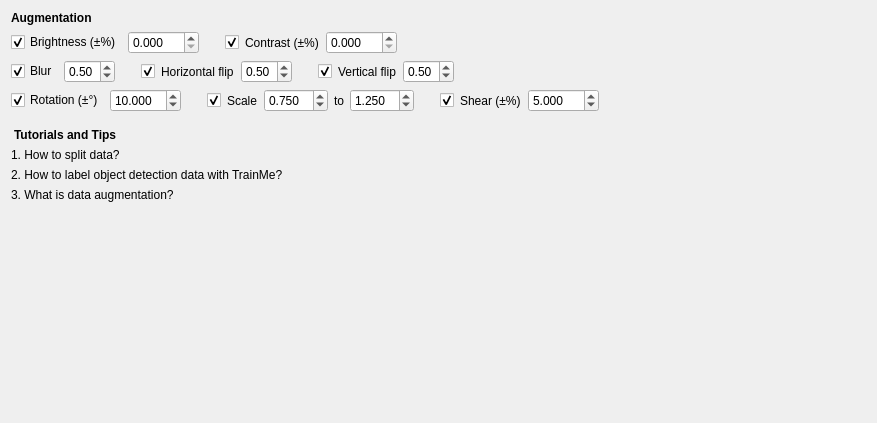
<?xml version="1.0" encoding="UTF-8"?>
<ui version="4.0">
 <class>data_preparation_form</class>
 <widget class="QWidget" name="data_preparation_form">
  <property name="geometry">
   <rect>
    <x>0</x>
    <y>0</y>
    <width>877</width>
    <height>423</height>
   </rect>
  </property>
  <property name="windowTitle">
   <string>Form</string>
  </property>
  <layout class="QVBoxLayout" name="configuration_layout">
   <item>
    <layout class="QHBoxLayout" name="data_source_layout"/>
   </item>
   <item>
    <widget class="QLabel" name="augmentation_title">
     <property name="styleSheet">
      <string notr="true">font-weight:bold</string>
     </property>
     <property name="text">
      <string>Augmentation</string>
     </property>
    </widget>
   </item>
   <item>
    <layout class="QHBoxLayout" name="augmentation_line_1">
     <item>
      <widget class="QCheckBox" name="brightness_checkbox">
       <property name="text">
        <string>Brightness (±%)</string>
       </property>
       <property name="checked">
        <bool>true</bool>
       </property>
      </widget>
     </item>
     <item>
      <widget class="QDoubleSpinBox" name="random_brightness_ratio">
       <property name="decimals">
        <number>3</number>
       </property>
       <property name="minimum">
        <double>0.000000000000000</double>
       </property>
       <property name="maximum">
        <double>100.000000000000000</double>
       </property>
       <property name="singleStep">
        <double>0.001000000000000</double>
       </property>
       <property name="value">
        <double>0.000000000000000</double>
       </property>
      </widget>
     </item>
     <item>
      <widget class="QCheckBox" name="contrast_checkbox">
       <property name="styleSheet">
        <string notr="true">margin-left: 20</string>
       </property>
       <property name="text">
        <string>Contrast (±%)</string>
       </property>
       <property name="checked">
        <bool>true</bool>
       </property>
      </widget>
     </item>
     <item>
      <widget class="QDoubleSpinBox" name="random_contrast_ratio">
       <property name="decimals">
        <number>3</number>
       </property>
       <property name="minimum">
        <double>0.000000000000000</double>
       </property>
       <property name="maximum">
        <double>100.000000000000000</double>
       </property>
       <property name="singleStep">
        <double>0.001000000000000</double>
       </property>
       <property name="value">
        <double>0.000000000000000</double>
       </property>
      </widget>
     </item>
     <item>
      <spacer name="augmentation_line_1_spacer">
       <property name="orientation">
        <enum>Qt::Horizontal</enum>
       </property>
       <property name="sizeHint" stdset="0">
        <size>
         <width>40</width>
         <height>20</height>
        </size>
       </property>
      </spacer>
     </item>
    </layout>
   </item>
   <item>
    <layout class="QHBoxLayout" name="augmentation_line_2">
     <item>
      <widget class="QCheckBox" name="blur_checkbox">
       <property name="text">
        <string>Blur</string>
       </property>
       <property name="checked">
        <bool>true</bool>
       </property>
      </widget>
     </item>
     <item>
      <widget class="QDoubleSpinBox" name="blur_ratio">
       <property name="maximum">
        <double>1.000000000000000</double>
       </property>
       <property name="singleStep">
        <double>0.010000000000000</double>
       </property>
       <property name="value">
        <double>0.500000000000000</double>
       </property>
      </widget>
     </item>
     <item>
      <widget class="QCheckBox" name="hflip_checkbox">
       <property name="styleSheet">
        <string notr="true">margin-left: 20</string>
       </property>
       <property name="text">
        <string>Horizontal flip</string>
       </property>
       <property name="checked">
        <bool>true</bool>
       </property>
      </widget>
     </item>
     <item>
      <widget class="QDoubleSpinBox" name="hflip_ratio">
       <property name="maximum">
        <double>1.000000000000000</double>
       </property>
       <property name="singleStep">
        <double>0.010000000000000</double>
       </property>
       <property name="value">
        <double>0.500000000000000</double>
       </property>
      </widget>
     </item>
     <item>
      <widget class="QCheckBox" name="vflip_checkbox">
       <property name="styleSheet">
        <string notr="true">margin-left: 20</string>
       </property>
       <property name="text">
        <string>Vertical flip</string>
       </property>
       <property name="checked">
        <bool>true</bool>
       </property>
      </widget>
     </item>
     <item>
      <widget class="QDoubleSpinBox" name="vflip_ratio">
       <property name="maximum">
        <double>1.000000000000000</double>
       </property>
       <property name="singleStep">
        <double>0.010000000000000</double>
       </property>
       <property name="value">
        <double>0.500000000000000</double>
       </property>
      </widget>
     </item>
     <item>
      <spacer name="augmentation_line_2_spacer">
       <property name="orientation">
        <enum>Qt::Horizontal</enum>
       </property>
       <property name="sizeHint" stdset="0">
        <size>
         <width>40</width>
         <height>20</height>
        </size>
       </property>
      </spacer>
     </item>
    </layout>
   </item>
   <item>
    <layout class="QHBoxLayout" name="augmentation_line_3">
     <item>
      <widget class="QCheckBox" name="rotation_checkbox">
       <property name="text">
        <string>Rotation (±°)</string>
       </property>
       <property name="checked">
        <bool>true</bool>
       </property>
      </widget>
     </item>
     <item>
      <widget class="QDoubleSpinBox" name="random_rotation_degrees">
       <property name="decimals">
        <number>3</number>
       </property>
       <property name="maximum">
        <double>180.000000000000000</double>
       </property>
       <property name="singleStep">
        <double>0.010000000000000</double>
       </property>
       <property name="value">
        <double>10.000000000000000</double>
       </property>
      </widget>
     </item>
     <item>
      <widget class="QCheckBox" name="scale_checkbox">
       <property name="styleSheet">
        <string notr="true">margin-left: 20</string>
       </property>
       <property name="text">
        <string>Scale</string>
       </property>
       <property name="checked">
        <bool>true</bool>
       </property>
      </widget>
     </item>
     <item>
      <widget class="QDoubleSpinBox" name="scale_from">
       <property name="decimals">
        <number>3</number>
       </property>
       <property name="minimum">
        <double>0.001000000000000</double>
       </property>
       <property name="singleStep">
        <double>0.001000000000000</double>
       </property>
       <property name="value">
        <double>0.750000000000000</double>
       </property>
      </widget>
     </item>
     <item>
      <widget class="QLabel" name="to_label">
       <property name="text">
        <string>to</string>
       </property>
      </widget>
     </item>
     <item>
      <widget class="QDoubleSpinBox" name="scale_to">
       <property name="decimals">
        <number>3</number>
       </property>
       <property name="minimum">
        <double>0.001000000000000</double>
       </property>
       <property name="singleStep">
        <double>0.001000000000000</double>
       </property>
       <property name="value">
        <double>1.250000000000000</double>
       </property>
      </widget>
     </item>
     <item>
      <widget class="QCheckBox" name="shear_checkbox">
       <property name="styleSheet">
        <string notr="true">margin-left: 20</string>
       </property>
       <property name="text">
        <string>Shear (±%)</string>
       </property>
       <property name="checked">
        <bool>true</bool>
       </property>
      </widget>
     </item>
     <item>
      <widget class="QDoubleSpinBox" name="random_shear_ratio">
       <property name="decimals">
        <number>3</number>
       </property>
       <property name="minimum">
        <double>0.000000000000000</double>
       </property>
       <property name="maximum">
        <double>180.000000000000000</double>
       </property>
       <property name="singleStep">
        <double>0.010000000000000</double>
       </property>
       <property name="value">
        <double>5.000000000000000</double>
       </property>
      </widget>
     </item>
     <item>
      <spacer name="augmentation_line_3_spacer">
       <property name="orientation">
        <enum>Qt::Horizontal</enum>
       </property>
       <property name="sizeHint" stdset="0">
        <size>
         <width>40</width>
         <height>20</height>
        </size>
       </property>
      </spacer>
     </item>
    </layout>
   </item>
   <item>
    <widget class="QLabel" name="tutorials_and_tips_label">
     <property name="styleSheet">
      <string notr="true">font-weight:bold;margin-top:10;</string>
     </property>
     <property name="text">
      <string>Tutorials and Tips</string>
     </property>
    </widget>
   </item>
   <item>
    <widget class="QLabel" name="q1">
     <property name="text">
      <string>1. How to split data?</string>
     </property>
    </widget>
   </item>
   <item>
    <widget class="QLabel" name="q2">
     <property name="text">
      <string>2. How to label object detection data with TrainMe?</string>
     </property>
    </widget>
   </item>
   <item>
    <widget class="QLabel" name="q3">
     <property name="text">
      <string>3. What is data augmentation?</string>
     </property>
    </widget>
   </item>
   <item>
    <spacer name="form_spacer">
     <property name="orientation">
      <enum>Qt::Vertical</enum>
     </property>
     <property name="sizeHint" stdset="0">
      <size>
       <width>20</width>
       <height>40</height>
      </size>
     </property>
    </spacer>
   </item>
  </layout>
 </widget>
 <resources>
  <include location="../../../resources/resources.qrc"/>
 </resources>
 <connections/>
</ui>
